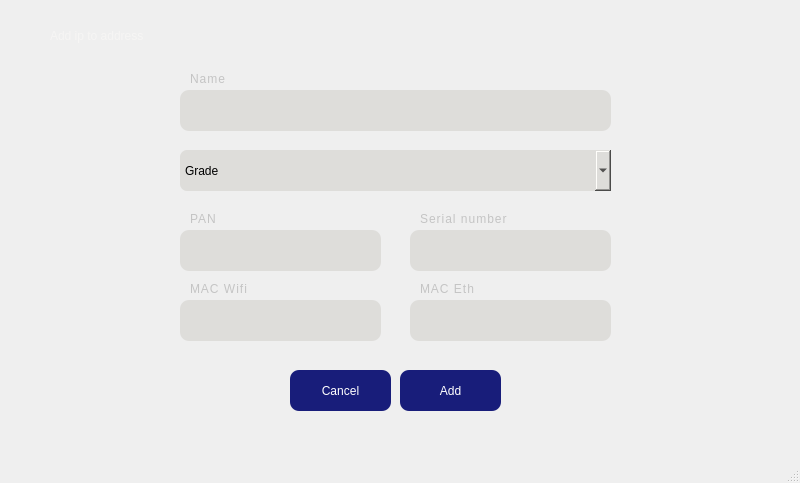
<?xml version="1.0" encoding="UTF-8"?>
<ui version="4.0">
 <class>Add_ip</class>
 <widget class="QMainWindow" name="Add_ip">
  <property name="geometry">
   <rect>
    <x>0</x>
    <y>0</y>
    <width>800</width>
    <height>483</height>
   </rect>
  </property>
  <property name="minimumSize">
   <size>
    <width>800</width>
    <height>483</height>
   </size>
  </property>
  <property name="maximumSize">
   <size>
    <width>800</width>
    <height>483</height>
   </size>
  </property>
  <property name="windowTitle">
   <string>MainWindow</string>
  </property>
  <widget class="QWidget" name="centralwidget">
   <widget class="QLabel" name="label">
    <property name="geometry">
     <rect>
      <x>50</x>
      <y>20</y>
      <width>241</width>
      <height>31</height>
     </rect>
    </property>
    <property name="styleSheet">
     <string notr="true">font: 600 20pt &quot;URW Gothic&quot;;
color: rgb(246, 245, 244);</string>
    </property>
    <property name="text">
     <string>Add ip to address</string>
    </property>
   </widget>
   <widget class="QLineEdit" name="name">
    <property name="geometry">
     <rect>
      <x>180</x>
      <y>90</y>
      <width>431</width>
      <height>41</height>
     </rect>
    </property>
    <property name="styleSheet">
     <string notr="true">padding: 5px;
background-color: rgb(222, 221, 218);
color: rgb(0, 0, 0);
font: 14pt &quot;URW Gothic&quot;;
border-radius: 9px;</string>
    </property>
   </widget>
   <widget class="QLabel" name="name_lab">
    <property name="geometry">
     <rect>
      <x>190</x>
      <y>70</y>
      <width>81</width>
      <height>18</height>
     </rect>
    </property>
    <property name="styleSheet">
     <string notr="true">color: rgb(196, 196, 196);
font: 600 10pt &quot;URW Gothic&quot;;
letter-spacing: 1px;</string>
    </property>
    <property name="text">
     <string>Name</string>
    </property>
   </widget>
   <widget class="QLabel" name="pan_lab">
    <property name="geometry">
     <rect>
      <x>190</x>
      <y>210</y>
      <width>81</width>
      <height>18</height>
     </rect>
    </property>
    <property name="styleSheet">
     <string notr="true">color: rgb(196, 196, 196);
font: 600 10pt &quot;URW Gothic&quot;;
letter-spacing: 1px;</string>
    </property>
    <property name="text">
     <string>PAN</string>
    </property>
   </widget>
   <widget class="QLineEdit" name="pan">
    <property name="geometry">
     <rect>
      <x>180</x>
      <y>230</y>
      <width>201</width>
      <height>41</height>
     </rect>
    </property>
    <property name="styleSheet">
     <string notr="true">padding: 5px;
background-color: rgb(222, 221, 218);
color: rgb(0, 0, 0);
font: 14pt &quot;URW Gothic&quot;;
border-radius: 9px;</string>
    </property>
   </widget>
   <widget class="QLineEdit" name="serial">
    <property name="geometry">
     <rect>
      <x>410</x>
      <y>230</y>
      <width>201</width>
      <height>41</height>
     </rect>
    </property>
    <property name="styleSheet">
     <string notr="true">padding: 5px;
background-color: rgb(222, 221, 218);
color: rgb(0, 0, 0);
font: 14pt &quot;URW Gothic&quot;;
border-radius: 9px;</string>
    </property>
   </widget>
   <widget class="QLabel" name="serial_lab">
    <property name="geometry">
     <rect>
      <x>420</x>
      <y>210</y>
      <width>111</width>
      <height>18</height>
     </rect>
    </property>
    <property name="styleSheet">
     <string notr="true">color: rgb(196, 196, 196);
font: 600 10pt &quot;URW Gothic&quot;;
letter-spacing: 1px;</string>
    </property>
    <property name="text">
     <string>Serial number</string>
    </property>
   </widget>
   <widget class="QLineEdit" name="wifi">
    <property name="geometry">
     <rect>
      <x>180</x>
      <y>300</y>
      <width>201</width>
      <height>41</height>
     </rect>
    </property>
    <property name="styleSheet">
     <string notr="true">padding: 5px;
background-color: rgb(222, 221, 218);
color: rgb(0, 0, 0);
font: 14pt &quot;URW Gothic&quot;;
border-radius: 9px;</string>
    </property>
   </widget>
   <widget class="QLabel" name="wifi_lab">
    <property name="geometry">
     <rect>
      <x>190</x>
      <y>280</y>
      <width>81</width>
      <height>18</height>
     </rect>
    </property>
    <property name="styleSheet">
     <string notr="true">color: rgb(196, 196, 196);
font: 600 10pt &quot;URW Gothic&quot;;
letter-spacing: 1px;</string>
    </property>
    <property name="text">
     <string>MAC Wifi</string>
    </property>
   </widget>
   <widget class="QLineEdit" name="lineEdit_5">
    <property name="geometry">
     <rect>
      <x>410</x>
      <y>300</y>
      <width>201</width>
      <height>41</height>
     </rect>
    </property>
    <property name="styleSheet">
     <string notr="true">padding: 5px;
background-color: rgb(222, 221, 218);
color: rgb(0, 0, 0);
font: 14pt &quot;URW Gothic&quot;;
border-radius: 9px;</string>
    </property>
   </widget>
   <widget class="QLabel" name="eth_lab">
    <property name="geometry">
     <rect>
      <x>420</x>
      <y>280</y>
      <width>81</width>
      <height>18</height>
     </rect>
    </property>
    <property name="styleSheet">
     <string notr="true">color: rgb(196, 196, 196);
font: 600 10pt &quot;URW Gothic&quot;;
letter-spacing: 1px;</string>
    </property>
    <property name="text">
     <string>MAC Eth</string>
    </property>
   </widget>
   <widget class="QComboBox" name="grade">
    <property name="geometry">
     <rect>
      <x>180</x>
      <y>150</y>
      <width>431</width>
      <height>41</height>
     </rect>
    </property>
    <property name="styleSheet">
     <string notr="true">padding: 5px;
background-color: rgb(222, 221, 218);
color: rgb(0, 0, 0);
font: 11pt &quot;URW Gothic&quot;;
border-radius: 7px;</string>
    </property>
    <item>
     <property name="text">
      <string>Grade</string>
     </property>
    </item>
    <item>
     <property name="text">
      <string>L1</string>
     </property>
    </item>
    <item>
     <property name="text">
      <string>L2</string>
     </property>
    </item>
    <item>
     <property name="text">
      <string>L3</string>
     </property>
    </item>
    <item>
     <property name="text">
      <string>M1</string>
     </property>
    </item>
    <item>
     <property name="text">
      <string>M2</string>
     </property>
    </item>
   </widget>
   <widget class="QPushButton" name="cancel">
    <property name="geometry">
     <rect>
      <x>290</x>
      <y>370</y>
      <width>101</width>
      <height>41</height>
     </rect>
    </property>
    <property name="minimumSize">
     <size>
      <width>0</width>
      <height>0</height>
     </size>
    </property>
    <property name="maximumSize">
     <size>
      <width>290</width>
      <height>16777215</height>
     </size>
    </property>
    <property name="styleSheet">
     <string notr="true">color: rgb(255, 255, 255);
background-color: rgb(24, 29, 122);
padding: 5px;
font: 14pt &quot;URW Gothic&quot;;
border-radius: 9px;</string>
    </property>
    <property name="text">
     <string>Cancel</string>
    </property>
   </widget>
   <widget class="QPushButton" name="pushButton_2">
    <property name="geometry">
     <rect>
      <x>400</x>
      <y>370</y>
      <width>101</width>
      <height>41</height>
     </rect>
    </property>
    <property name="styleSheet">
     <string notr="true">color: rgb(255, 255, 255);
background-color: rgb(24, 29, 122);
padding: 5px;
font: 14pt &quot;URW Gothic&quot;;
border-radius: 9px;</string>
    </property>
    <property name="text">
     <string>Add</string>
    </property>
   </widget>
  </widget>
  <widget class="QMenuBar" name="menubar">
   <property name="geometry">
    <rect>
     <x>0</x>
     <y>0</y>
     <width>800</width>
     <height>23</height>
    </rect>
   </property>
  </widget>
  <widget class="QStatusBar" name="statusbar"/>
 </widget>
 <resources/>
 <connections/>
</ui>
